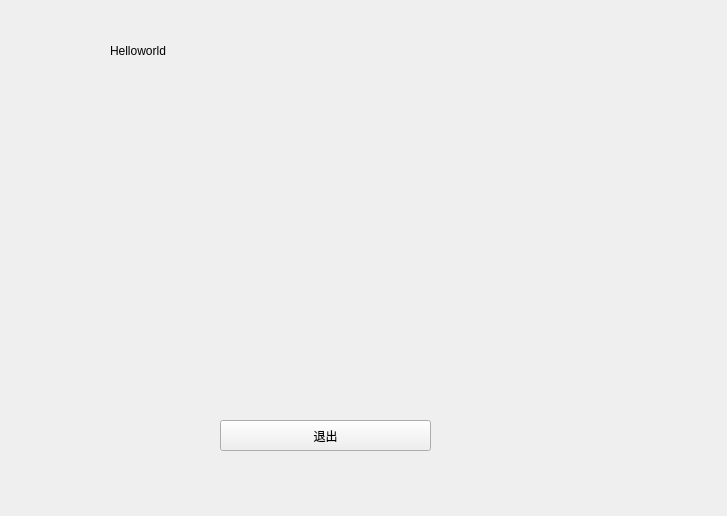
<?xml version="1.0" encoding="UTF-8"?>
<ui version="4.0">
 <class>ChartSpline</class>
 <widget class="QWidget" name="ChartSpline">
  <property name="geometry">
   <rect>
    <x>0</x>
    <y>0</y>
    <width>727</width>
    <height>516</height>
   </rect>
  </property>
  <property name="windowTitle">
   <string>Form</string>
  </property>
  <widget class="QPushButton" name="QuitSpline">
   <property name="geometry">
    <rect>
     <x>220</x>
     <y>420</y>
     <width>211</width>
     <height>31</height>
    </rect>
   </property>
   <property name="text">
    <string>退出</string>
   </property>
  </widget>
  <widget class="QWidget" name="horizontalLayoutWidget">
   <property name="geometry">
    <rect>
     <x>110</x>
     <y>100</y>
     <width>451</width>
     <height>251</height>
    </rect>
   </property>
   <layout class="QHBoxLayout" name="horizontalLayout"/>
  </widget>
  <widget class="QLabel" name="label">
   <property name="geometry">
    <rect>
     <x>110</x>
     <y>25</y>
     <width>151</width>
     <height>51</height>
    </rect>
   </property>
   <property name="text">
    <string>Helloworld</string>
   </property>
  </widget>
 </widget>
 <resources/>
 <connections/>
</ui>
